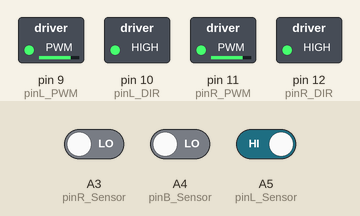
This sketch was run on a simulated Arduino Uno, built with avr-gcc and run on an emulated ATmega328P. Parts: switched loads named in the sketch (green lamp = pin HIGH). The inputs (shaded band) are chosen by the test bench; at power-on: A4 (pinB_Sensor) LOW, A3 (pinR_Sensor) LOW, A5 (pinL_Sensor) HIGH.

Above: at 1.2 s.
1.3 s: A4 (pinB_Sensor) driven HIGH
At 1.6 s:
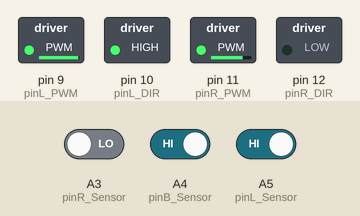
2.8 s: A3 (pinR_Sensor) driven HIGH
At 3.9 s:
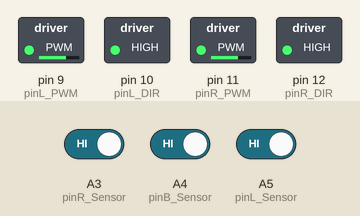
4.3 s: A5 (pinL_Sensor) driven LOW
At 5.1 s:
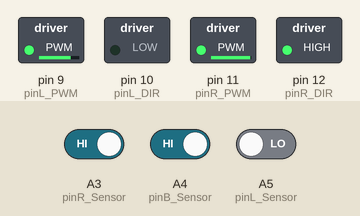
5.8 s: A5 (pinL_Sensor) driven HIGH
At 6.2 s:
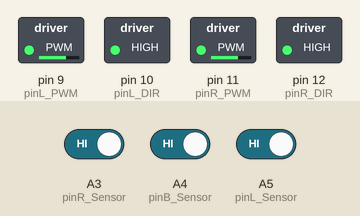
7.3 s: A3 (pinR_Sensor) driven LOW
At 8.5 s:
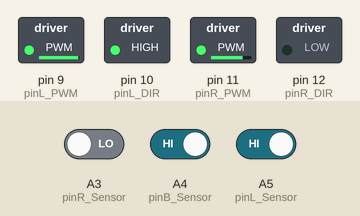
8.8 s: A4 (pinB_Sensor) driven LOW and A5 (pinL_Sensor) driven LOW
At 11.12 s:
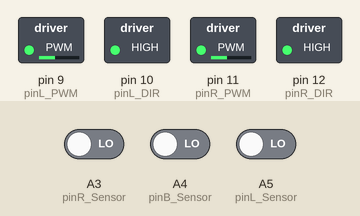
Timing chart, 0 to 12.6 s (numbered marks = the images above; inputs shaded):
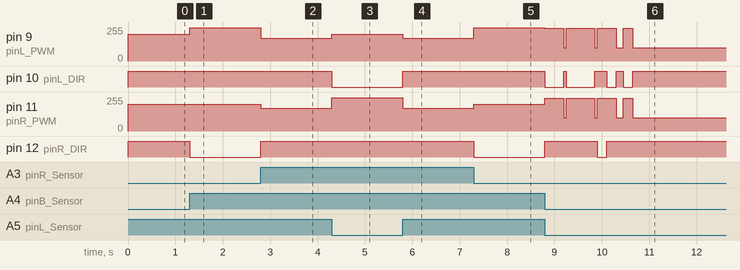

The sketch:

group_95-1.ino
```cpp
/*
  ELEC1100 Your Lab#06 & Project Template

  To program the car tracking the white line on a dark mat

  Group No. (number of your project box):
  Group Member 1 (name & SID): Chow Yuet Hey 21008043
  Group Member 2 (name & SID): Wong Sze Ting 21054602

*/

// assign meaningful names to those pins that will be used

const int pinL_Sensor = A5;      //pin A5: left sensor
const int pinB_Sensor = A4;      //pin A4: bumper sensor
const int pinR_Sensor = A3;      //pin A3: right sensor

const int pinL_PWM = 9;          //pin D9: left motor speed
const int pinL_DIR = 10;         //pin D10: left motor direction

const int pinR_PWM = 11;         //pin D11: right motor speed
const int pinR_DIR = 12;         //pin D12: right motor direction

//define variables to be used in script

int bumperSensor = 1;  // not sensing white
int leftSensor = 1;    // not sensing white
int rightSensor = 1;   // not sensing white

int countBumper = 0;   // bumper sensor not triggered yet

int count00 = 1;

void go_straight ()
{

  if ( !leftSensor && rightSensor ) {
    analogWrite(pinL_PWM, 200);
    analogWrite(pinR_PWM, 250);
    digitalWrite(pinL_DIR, 0);
    digitalWrite(pinR_DIR, 1);

  }

  if ( leftSensor && !rightSensor ) {
    analogWrite(pinL_PWM, 250);
    analogWrite(pinR_PWM, 200);
    digitalWrite(pinL_DIR, 1);
    digitalWrite(pinR_DIR, 0);

  }

  if ( leftSensor && rightSensor ) {
    analogWrite(pinL_PWM, 170);
    analogWrite(pinR_PWM, 170);
    digitalWrite(pinL_DIR, 1);
    digitalWrite(pinR_DIR, 1);
  }

}

void setup ()
{
  // define pins as input and output
  pinMode(pinB_Sensor, INPUT);
  pinMode(pinL_Sensor, INPUT);
  pinMode(pinR_Sensor, INPUT);

  pinMode(pinL_DIR, OUTPUT);
  pinMode(pinR_DIR, OUTPUT);

  pinMode(pinL_PWM, OUTPUT);
  pinMode(pinR_PWM, OUTPUT);

  // initialize output pins
  digitalWrite(pinL_DIR, HIGH);   //forward direction
  digitalWrite(pinR_DIR, HIGH);   //forward direction
  analogWrite(pinL_PWM, 0);       //stop at the start position
  analogWrite(pinR_PWM, 0);       //stop at the start position
}

// the loop function runs over and over again forever

void loop() {

  // Arduino is reading the sensor measurements
  bumperSensor = digitalRead(pinB_Sensor);
  leftSensor = digitalRead(pinL_Sensor);
  rightSensor = digitalRead(pinR_Sensor);

  // car stops at the start position when bumper sensor no trigger
  if ( bumperSensor && countBumper == 0 ) {
    analogWrite(pinL_PWM, 0);
    analogWrite(pinR_PWM, 0);
  }

  // bumper sensor is triggered at the start position for the 1st time
  else if ( !bumperSensor && countBumper == 0) {
    analogWrite(pinL_PWM, 200);
    analogWrite(pinR_PWM, 200);
    countBumper = countBumper + 1;
    delay(350);     //to let the car leave the start position with no miscount
  }

  // car is tracking on the white line
  else if ( bumperSensor == 1 && countBumper == 1)
  {

    go_straight();


    if ( !leftSensor && !rightSensor ) {// turn left

        analogWrite(pinL_PWM, 245);
        analogWrite(pinR_PWM, 245);
        digitalWrite(pinL_DIR, 0);
        digitalWrite(pinR_DIR, 1);
        if(count00 == 1){
          count00 = count00 + 1;
        }
        delay(200);
    }
  }

  else if ( count00 == 2){
    go_straight();
     if ( !leftSensor && !rightSensor ){ // turn left
      analogWrite(pinL_PWM, 245);
      analogWrite(pinR_PWM, 245);
      digitalWrite(pinL_DIR, 0);
      digitalWrite(pinR_DIR, 1);
      count00 = count00 + 1;
      delay(200);
    }
  }

  else if ( count00 == 3){
      if ( !leftSensor && !rightSensor ){ // left white right white
      analogWrite(pinL_PWM, 100);
      analogWrite(pinR_PWM, 100);
      digitalWrite(pinL_DIR, 1);
      digitalWrite(pinR_DIR, 1);
      delay(50);
      analogWrite(pinL_PWM, 245);
      analogWrite(pinR_PWM, 245);
      digitalWrite(pinL_DIR, 0);
      digitalWrite(pinR_DIR, 1);

      count00 = count00 + 1;
      delay(200);
    }

    go_straight();

  }
    else if ( count00 == 4 ){
    // turn left go outside the loop
    if ( !leftSensor && !rightSensor ){
      analogWrite(pinL_PWM, 245);
      analogWrite(pinR_PWM, 245);
      digitalWrite(pinL_DIR, 0);
      digitalWrite(pinR_DIR, 1);
      if(count00 == 4)
        count00 = count00 + 1;
      delay(200);
    }

    go_straight();

    }

    else if ( count00 == 5){
      if ( !leftSensor && !rightSensor ){
      analogWrite(pinL_PWM, 245);
      analogWrite(pinR_PWM, 245);
      digitalWrite(pinL_DIR, 0);
      digitalWrite(pinR_DIR, 1);

      count00 = count00 + 1;
      delay(200);
    }

    go_straight();
  }

  else if ( count00 == 6){
    if ( !leftSensor && !rightSensor ){
      analogWrite(pinL_PWM, 100);
      analogWrite(pinR_PWM, 100);
      digitalWrite(pinL_DIR, 1);
      digitalWrite(pinR_DIR, 1);
      delay(50);
      analogWrite(pinL_PWM, 245);
      analogWrite(pinR_PWM, 245);
      digitalWrite(pinL_DIR, 1);
      digitalWrite(pinR_DIR, 0);

      count00 = count00 + 1;
      delay(200);
    }

    go_straight();

  }

  else if ( count00 == 7){

    if ( !leftSensor ){
      analogWrite(pinL_PWM, 245);
      analogWrite(pinR_PWM, 245);
      digitalWrite(pinL_DIR, 0);
      digitalWrite(pinR_DIR, 1);

      count00 = count00 + 1;
      delay(200);
    }

    go_straight();

  }

  else if ( count00 == 8){
    if ( !leftSensor ){
      analogWrite(pinL_PWM, 100);
      analogWrite(pinR_PWM, 100);
      digitalWrite(pinL_DIR, 1);
      digitalWrite(pinR_DIR, 1);
      delay(150);
      analogWrite(pinL_PWM, 245);
      analogWrite(pinR_PWM, 245);
      digitalWrite(pinL_DIR, 0);
      digitalWrite(pinR_DIR, 1);
      if(count00 == 8)
        count00 = count00 + 1;
      delay(200);
    }

    go_straight();
  }

  else if (count00 == 9){
    if (!leftSensor && !rightSensor) {
      analogWrite(pinL_PWM, 100);
      analogWrite(pinR_PWM, 100);
      digitalWrite(pinL_DIR, 1);
      digitalWrite(pinR_DIR, 1);
      delay(50);
      analogWrite(pinL_PWM, 245);
      analogWrite(pinR_PWM, 245);
      digitalWrite(pinL_DIR, 0);
      digitalWrite(pinR_DIR, 1);
      if(countBumper == 9){
        count00 = count00 + 1;
      delay(200);
     }
     go_straight();

    }
  else if ( count00 == 10 ){
    if ( !leftSensor && !rightSensor ){
      analogWrite(pinL_PWM, 200);
      analogWrite(pinR_PWM, 200);
      digitalWrite(pinL_DIR, 1);
      digitalWrite(pinR_DIR, 0);
      delay(1500);

      analogWrite(pinL_PWM, 200);
      analogWrite(pinR_PWM, 200);
      digitalWrite(pinL_DIR, 1);
      digitalWrite(pinR_DIR, 1);
      if(count00 == 10)
        count00 = count00 + 1;
      delay(75);
    }

    go_straight();
  }
  else if ( countBumper == 11 ){
    // 90 turn
    if( bumperSensor ){
      if ( !leftSensor && rightSensor ) {
          analogWrite(pinL_PWM, 200);
          analogWrite(pinR_PWM, 250);
          digitalWrite(pinL_DIR, 0);
          digitalWrite(pinR_DIR, 1);
       }

      if ( leftSensor && !rightSensor ) {
        analogWrite(pinL_PWM, 250);
        analogWrite(pinR_PWM, 200);
        digitalWrite(pinL_DIR, 1);
        digitalWrite(pinR_DIR, 0);
      }
      if ( leftSensor && rightSensor ) {
        analogWrite(pinL_PWM, 180);
        analogWrite(pinR_PWM, 180);
        digitalWrite(pinL_DIR, 1);
        digitalWrite(pinR_DIR, 1);
      }
    }
    // get a white wall then go back
    if ( !bumperSensor ){
      analogWrite(pinL_PWM, 200);
      analogWrite(pinR_PWM, 200);
      digitalWrite(pinL_DIR, 0);
      digitalWrite(pinR_DIR, 0);
      countBumper = 12;
      delay(400);
    }
  }

else if( count00 == 12 ){
    // stop the car
    analogWrite(pinL_PWM, 0);
    analogWrite(pinR_PWM, 0);
  }
}
}
```

Measured:
- after the input at 1.3 s, pin 9 (pinL_PWM): 200/255 → 250/255 at once; pin 12 (pinR_DIR): HIGH → LOW at once
- after the input at 2.8 s, pin 9 (pinL_PWM): 250/255 → 170/255 at once; pin 11 (pinR_PWM): 200/255 → 170/255 at once; pin 12 (pinR_DIR): LOW → HIGH at once
- after the input at 4.3 s, pin 9 (pinL_PWM): 170/255 → 200/255 at once; pin 10 (pinL_DIR): HIGH → LOW at once; pin 11 (pinR_PWM): 170/255 → 250/255 at once
- after the input at 5.8 s, pin 9 (pinL_PWM): 200/255 → 170/255 at once; pin 10 (pinL_DIR): LOW → HIGH at once; pin 11 (pinR_PWM): 250/255 → 170/255 at once
- after the input at 7.3 s, pin 9 (pinL_PWM): 170/255 → 250/255 at once; pin 11 (pinR_PWM): 170/255 → 200/255 at once; pin 12 (pinR_DIR): HIGH → LOW at once
- after the input at 8.8 s, pin 9 (pinL_PWM): 250/255 → 245/255 at once, → 100/255 1.5 s later, → 245/255 0.15 s later, → 100/255 0.20 s later; pin 11 (pinR_PWM): 200/255 → 245/255 at once, → 100/255 1.5 s later, → 245/255 0.15 s later, → 100/255 0.20 s later; pin 12 (pinR_DIR): LOW → HIGH at once, → LOW 1.1 s later, → HIGH 0.20 s later
